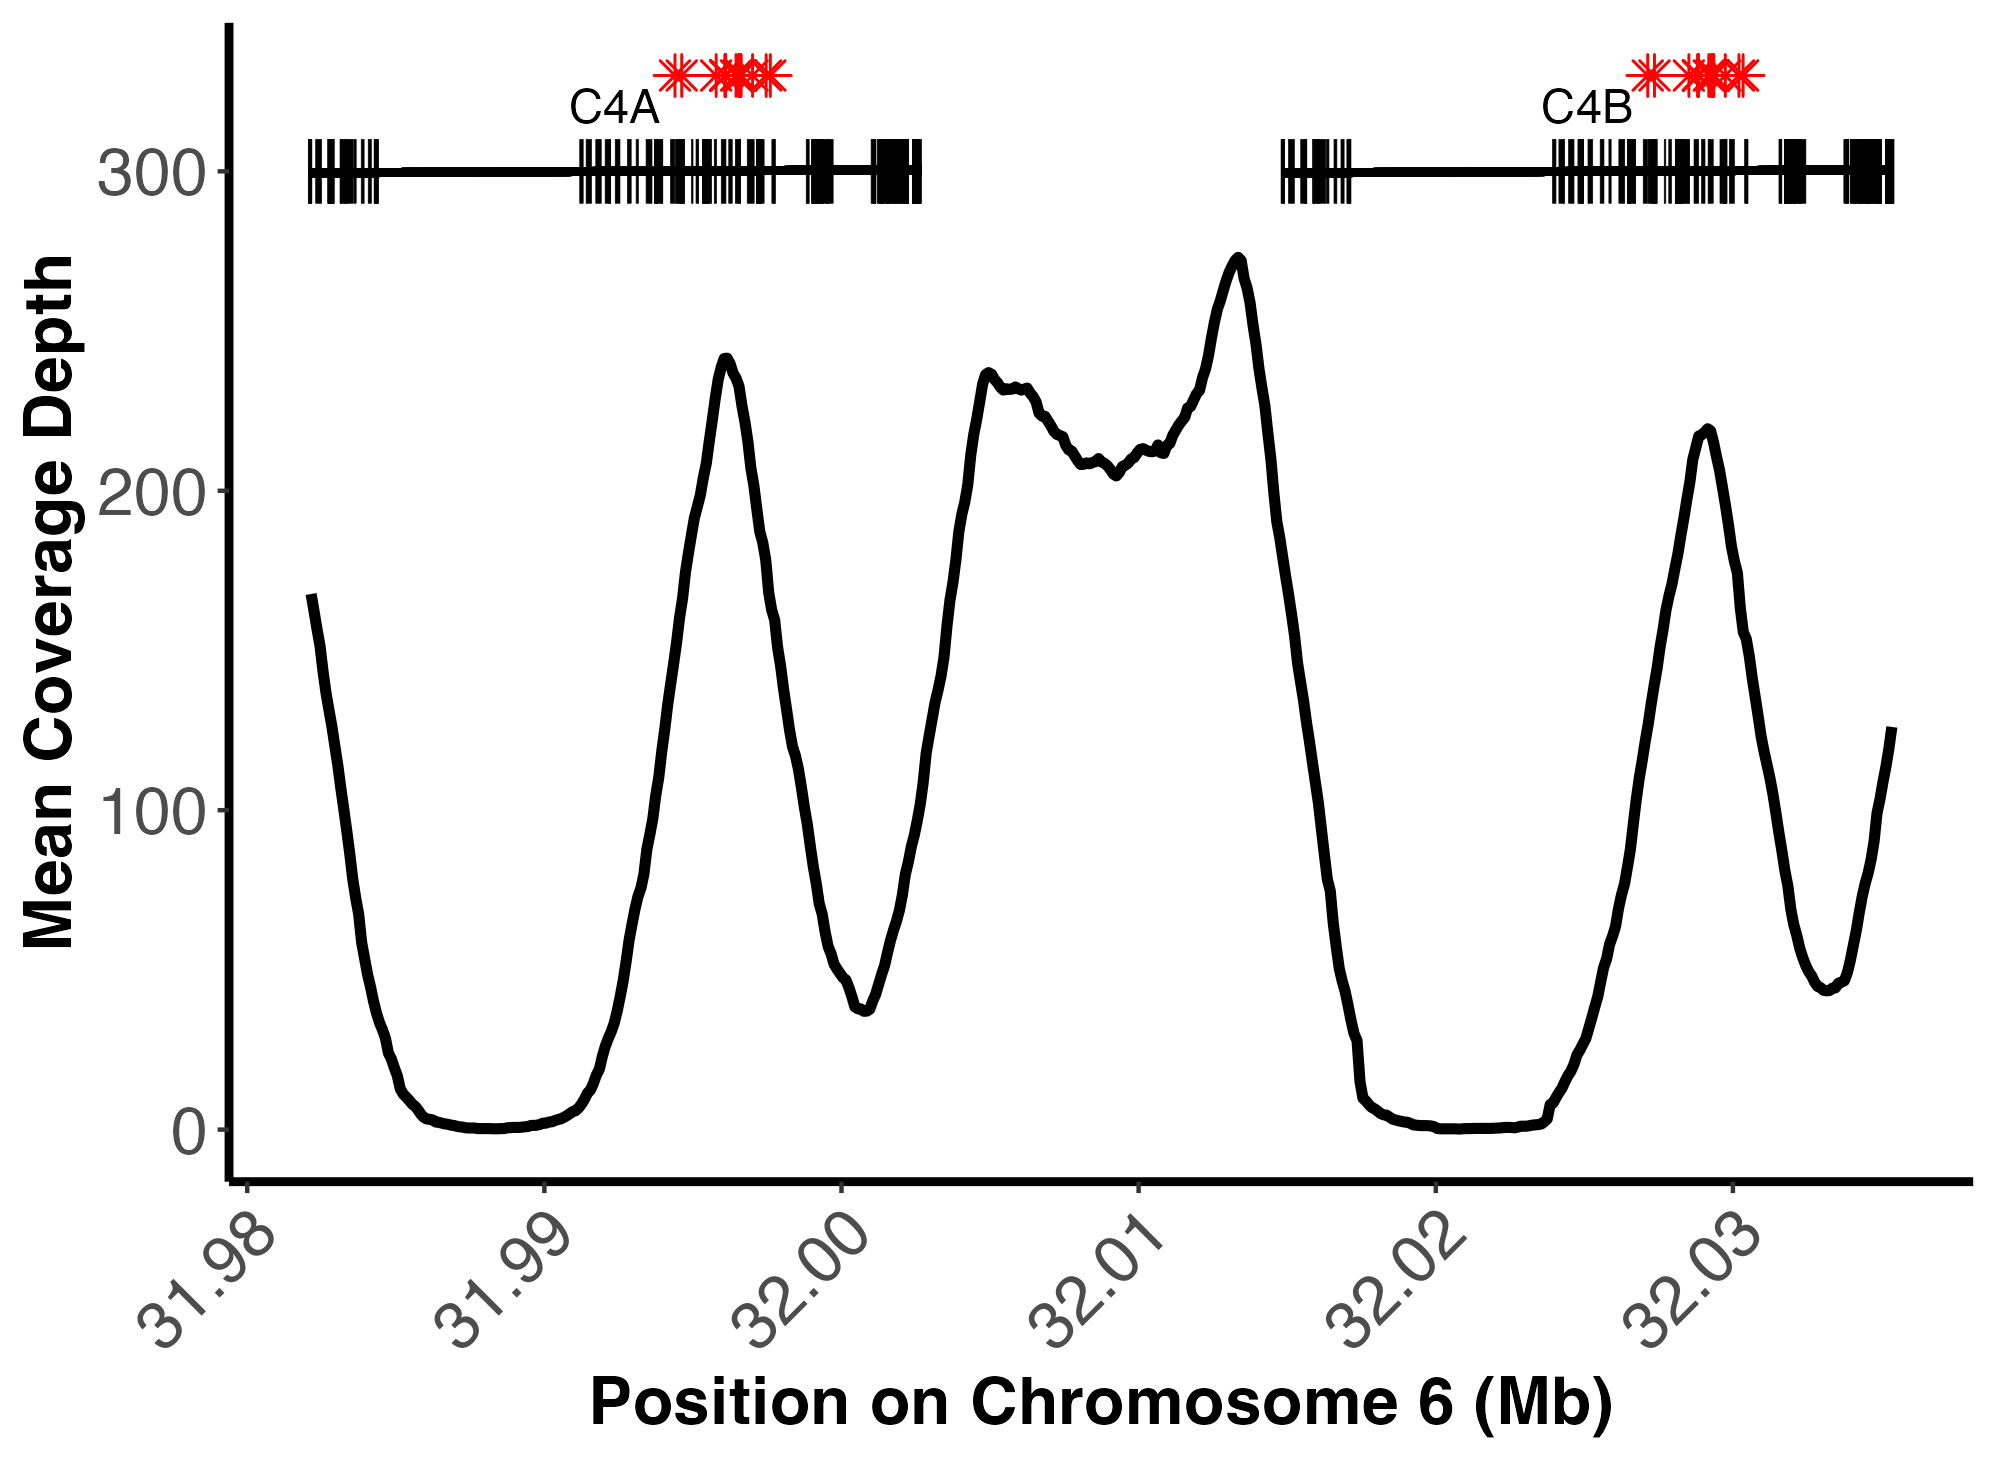

Generate this figure with R:
library(tidyverse)
library(ggplot2)

setwd("/Users/matt/Documents/GitHub/mhc/scripts/visualizations/c4/")


bed_data <- read_tsv("subset_exons.bed", col_names = c("chrom", "start", "end"))

# per-base coverage file
hla_per_base <- "/Users/matt/Documents/GitHub/mhc/clean_data/revio_mean_std_depth.rds"

data <- readRDS(hla_per_base)

# Collapse data into 100-base-pair windows
collapsed_data <- data %>%
  mutate(window = floor(base / 100) * 100 + 50) %>% # Create windows centered at midpoints
  group_by(window) %>%
  summarize(
    mean_depth = mean(mean_depth),
    std_depth = mean(std_depth)
  )

# Rename 'window' to 'base' for consistency
collapsed_data <- collapsed_data %>%
  rename(base = window)

data_filtered <- collapsed_data %>% filter(base >= 31982056 & base <= 32035418)

asterisk_coordinates <- c(31994396, 31994623, 31995781, 31996082, 31996085, 31996093, 31996096, 31996098, 31996450, 31996538, 31996543, 31996552, 31996553, 31996613, 31996617, 31997007, 31997464, 31997605, 32027134, 32027361, 32028519, 32028820, 32028823, 32028831, 32028834, 32028836, 32029188, 32029276, 32029281, 32029290, 32029291, 32029351, 32029355, 32029745, 32030202, 32030343)

# Create the plot using the filtered data
figure <- ggplot(data_filtered, aes(x = base, y = mean_depth)) +
  geom_line(size = 1.25) +  # Apply linewidth 1.25 for all lines
  xlab("Position on Chromosome 6 (Mb)") +  # Update x-axis label to indicate Mb
  ylab("Mean Coverage Depth") + 
  theme(panel.background = element_blank()) +
  theme(panel.border = element_blank(), 
        axis.line = element_line(colour = "black", size = 1), 
        axis.text.x = element_text(size = 16, angle = 45, hjust = 1), 
        axis.text.y = element_text(size = 16), 
        axis.title = element_text(size = 16, face = "bold")) + 
  scale_x_continuous(
    labels = function(x) sprintf("%.2f", x / 1e6),   # Convert bases to Mb and format with 2 decimal places
    breaks = pretty(data_filtered$base, n = 6)   # Generate 6 tick marks on the x-axis
  ) +
  geom_segment(aes(x = 31982056, y = 299.5, xend = 32002681, yend = 300.5), size = 1, color = "black") +
  annotate("text", x = mean(c(31982056, 32002681)), y = 315, label = "C4A", color = "black", vjust = 0, size = 4) +
  geom_segment(aes(x = 32014794, y = 299.5, xend = 32035418, yend = 300.5), size = 1, color = "black") +
  annotate("text", x = mean(c(32014794, 32035418)), y = 315, label = "C4B", color = "black", vjust = 0, size = 4) + 
  geom_point(data = tibble(x = asterisk_coordinates, y = 330), 
             aes(x = x, y = y), 
             shape = 8, color = "red", size = 3)


# Annotate exons from bed_data
for (i in 1:nrow(bed_data)) {
  figure <- figure + annotate("rect",
                              xmin = bed_data$start[i], 
                              xmax = bed_data$end[i], 
                              ymin = min(290),  
                              ymax = max(310),  
                              fill = "black", color = "black", size = 0.075)
}

figure

ggsave(filename = "c4.png", plot = figure, width=169, units = "mm")
